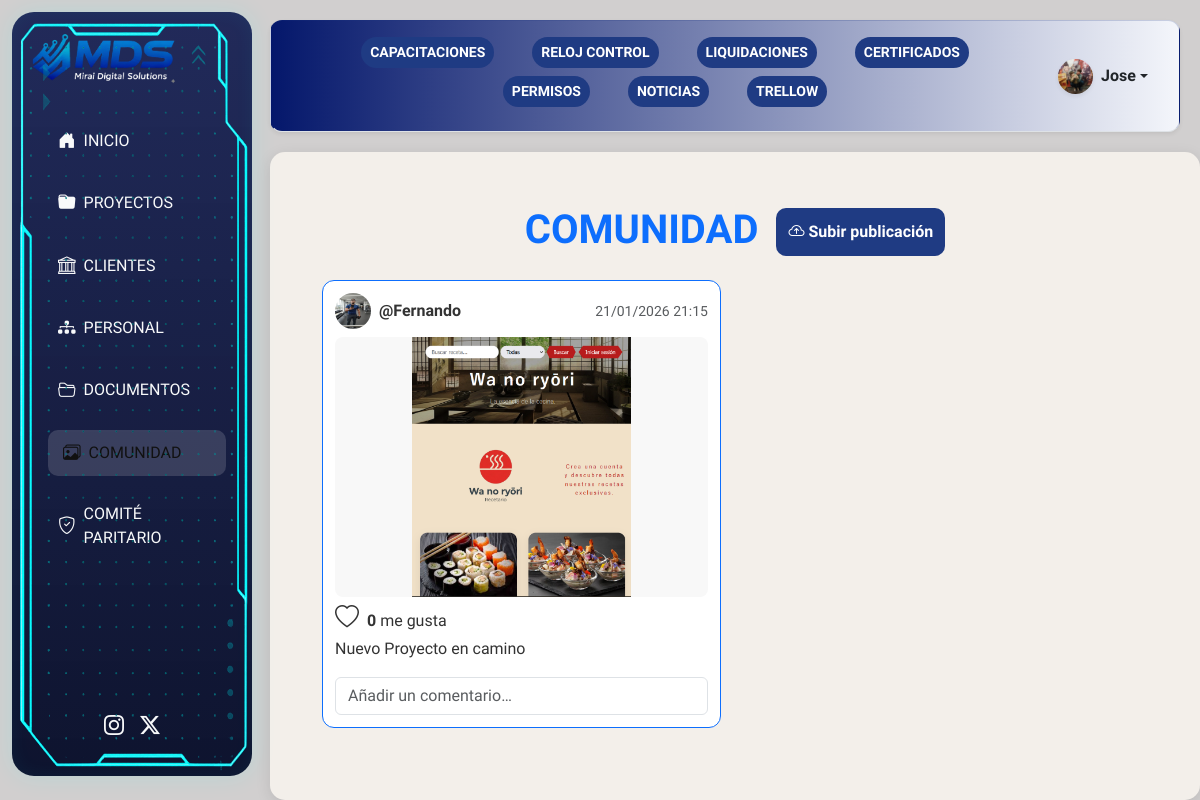
The app's page /social/ (signed in) with its own data.
### intranet/models.py (models this page shows, shortened)
class Perfil(models.Model):
    user = models.OneToOneField(User, on_delete=models.CASCADE, related_name="perfil")
    imagen = models.ImageField(upload_to="perfiles/", default="perfiles/perfil.png")
    fecha_nacimiento = models.DateField(null=True, blank=True)
    telefono = models.CharField(max_length=20, null=True, blank=True)
    run = models.CharField(max_length=10,unique=True,null=True,blank=True,verbose_name="RUN" )
    contacto_nombre = models.CharField(max_length=100, null=True, blank=True)
    contacto_telefono = models.CharField(max_length=20, null=True, blank=True)
    contacto_relacion = models.CharField(max_length=50, null=True, blank=True)
    contacto2_nombre = models.CharField(max_length=100, blank=True, null=True)
    contacto2_telefono = models.CharField(max_length=20, blank=True, null=True)
    contacto2_relacion = models.CharField(max_length=50, blank=True, null=True)
    estamento = models.ForeignKey(
        Estamento, on_delete=models.PROTECT, null=True, blank=True
    )
    cargo = models.ForeignKey(
        Cargo, on_delete=models.PROTECT, null=True, blank=True
    )
    unidad_fiscalia = models.ForeignKey(
        UnidadFiscalia, on_delete=models.PROTECT, null=True, blank=True
    )

class SocialPost(models.Model):
    autor = models.ForeignKey(User, on_delete=models.CASCADE)
    titulo = models.CharField(max_length=300, blank=True)
    imagen = models.ImageField(upload_to="social/img/", blank=True, null=True)
    video = models.FileField(upload_to="social/video/", blank=True, null=True)
    texto_logro = models.TextField(
        blank=True,
        null=True,
        help_text="Descripción breve del logro institucional"
    )
    fecha = models.DateTimeField(auto_now_add=True)
    aprobado = models.BooleanField(default=False)
    en_logros = models.BooleanField(default=False)
    def total_likes(self):
        return self.likes.count()

### intranet/views.py (the view)
# urls.py: path("social/", views.social_instagram, name="social_instagram"),
@login_required
def social_instagram(request):
    posts = SocialPost.objects.filter(aprobado=True).order_by("-fecha")
    historias = posts[:10]
    liked_ids = set(
        SocialLike.objects.filter(usuario=request.user, post__in=posts)
        .values_list("post_id", flat=True)
    )
    form = SocialPostForm()
    return render(request, "social/instagram.html", {
        "posts": posts,
        "historias": historias,
        "liked_ids": liked_ids,
        "form": form,
    })

### intranet/forms.py
class SocialPostForm(forms.ModelForm):
    class Meta:
        model = SocialPost
        fields = ["titulo", "imagen", "video"]

### intranet/templates/social/instagram.html (shortened to what this page needs)
{% extends 'social/base_social.html' %}
{% load static %}
{% block content %}
<div class="container py-4">
    <div class="text-end mb-4">
        <h1 class="text-center mb-3 fw-bold text-primary">
            COMUNIDAD
            <a href="{% url 'social_subir' %}" class="btn btn-primary fw-bold px-4 py-2 ms-2">
                <i class="bi bi-cloud-arrow-up"></i> Subir publicación
            </a>
        </h1>
    </div>
    <div class="posts-grid">
        {% for p in posts %}
        <div class="post-card">
            <div class="d-flex justify-content-between align-items-center mb-2">
                <div class="d-flex align-items-center">
                    {% if p.autor.perfil.imagen %}
                        <img src="{{ p.autor.perfil.imagen.url }}" class="avatar">
                    {% else %}
                        <img src="{% static 'img/user_default.png' %}" class="avatar">
                    {% endif %}
                    <strong class="ms-2">@{{ p.autor.username }}</strong>
                </div>
                <span class="text-muted small">{{ p.fecha|date:"d/m/Y H:i" }}</span>
              </div>
            <div class="media-area">
                {% if p.imagen %}
                    <img src="{{ p.imagen.url }}"
                         class="media-file clickable"
                         onclick="openStory('{{ p.imagen.url }}', null)">
                {% else %}
                    <div class="text-muted small">(Sin archivo multimedia)</div>
                {% endif %}
            </div>
            <div class="mt-2">
                <button class="btn-like"
                        onclick="toggleLike({{ p.id }})"
                        id="like-btn-{{ p.id }}">
                    {% if p.id in liked_ids %}
                        <i class="bi bi-heart-fill text-danger fs-4"></i>
                    {% else %}
                        <i class="bi bi-heart fs-4"></i>
                    {% endif %}
                </button>
                <span class="fw-bold ms-1" id="likes-count-{{ p.id }}">
                    {{ p.total_likes }}
                </span> me gusta
            </div>
            {% if p.titulo %}
            <p class="mt-1">{{ p.titulo }}</p>
            {% endif %}
            <form method="POST" action="{% url 'social_comentar' p.id %}">
                <input class="form-control mt-2"
                       name="texto"
                       placeholder="Añadir un comentario…">
            </form>
        </div>
        {% endfor %}
    </div>
</div>
{% endblock %}

### intranet/templates/base.html (shortened to what this page needs)
{% load static %}
<!doctype html>
<html lang="es" data-bs-theme="light">
<head>
  <link href="https://cdn.jsdelivr.net/npm/bootstrap@5.3.3/dist/css/bootstrap.min.css" rel="stylesheet">
  <link href="{% static 'styles.css' %}" rel="stylesheet">
  <link href="https://unpkg.com/aos@2.3.1/dist/aos.css" rel="stylesheet">
  <link href="https://cdn.jsdelivr.net/npm/bootstrap-icons@1.11.3/font/bootstrap-icons.css" rel="stylesheet">
</head>
<body class="d-flex flex-column min-vh-100">
  <nav class="sidebar d-flex flex-column align-items-start px-3">
    <a href="{% url 'inicio' %}" class="d-flex align-items-center mb-4 text-decoration-none text-white">
      <img src="{% static 'img/logo1.png' %}" alt="Logo Fiscalía" style="width:150px; height:auto;">
    </a>
    <ul class="nav flex-column w-100">
  <li class="nav-item"><a class="nav-link {% if '/inicio' in request.path %}active{% endif %}" href="/inicio/"><i class="bi bi-house-door-fill me-2"></i> INICIO</a></li>
<li class="nav-item">
    <a class="nav-link {% if '/proyecto/nuevo/' in request.path %}active{% endif %}"
       href="{% url 'gestion_catalogo' %}">
        <i class="bi bi-folder-fill me-2"></i> PROYECTOS
    </a>
</li>  <li class="nav-item"><a class="nav-link {% if '/cliente' in request.path %}active{% endif %}" href="/cliente/"><i class="bi bi-bank me-2"></i> CLIENTES</a></li>
  <li class="nav-item"><a class="nav-link {% if '/personal' in request.path %}active{% endif %}" href="/personal/"><i class="bi bi-diagram-3-fill me-2"></i> PERSONAL</a></li>
  <li class="nav-item"><a class="nav-link {% if '/documentos' in request.path %}active{% endif %}" href="/documentos/"><i class="bi bi-folder2-open me-2"></i> DOCUMENTOS</a></li>
  <li class="nav-item"><a class="nav-link {% if '/social' in request.path %}active{% endif %}" href="{% url 'social_home' %}"><i class="bi bi-images me-2"></i>COMUNIDAD</a></li>
  <li class="nav-item"><a class="nav-link {% if '/comite-paritario/' in request.path %}active{% endif %}" href="{% url 'comite_paritario' %}"><i class="bi bi-shield-check me-2"></i> COMITÉ PARITARIO</a>
</li>
</ul>
      <div class="mt-auto d-flex justify-content-center w-100 mb-3">
        <a href="https://www.instagram.com/fiscalia_sur/" target="_blank" class="text-light me-3"><i class="bi bi-instagram fs-5"></i></a>
        <a href="https://x.com/Fiscalia__Sur" target="_blank" class="text-light"><i class="bi bi-twitter-x fs-5"></i></a>
      </div>
  </nav>
  <header class="top-header d-flex justify-content-between align-items-center px-3 py-3 border-bottom shadow-sm"
        style="background: linear-gradient(90deg, #04176b 0%, #f4f6fb 100%); border-radius: 12px;">
   <div class="d-flex flex-wrap justify-content-center gap-2 mb-2">
    <a href="#" target="_blank"><button class="btn btn-sm fw-semibold text-white" style="background-color:#1f3b83;border-radius:20px;">CAPACITACIONES</button></a>
    <a href="#" target="_blank"><button class="btn btn-sm fw-semibold text-white" style="background-color:#1f3b83;border-radius:20px;">RELOJ CONTROL</button></a>
    <a href="#" target="_blank"><button class="btn btn-sm fw-semibold text-white" style="background-color:#1f3b83;border-radius:20px;">LIQUIDACIONES</button></a>
    <a href="#" target="_blank"><button class="btn btn-sm fw-semibold text-white" style="background-color:#1f3b83;border-radius:20px;">CERTIFICADOS</button></a>
    <a href="#" target="_blank"><button class="btn btn-sm fw-semibold text-white" style="background-color:#1f3b83;border-radius:20px;">PERMISOS</button></a>
    <a href="{% url 'noticias_listado' %}" class="btn btn-sm fw-semibold text-white {% if '/noticias' in request.path %}active{% endif %}" style="background-color:#1f3b83;border-radius:20px;"> NOTICIAS</a>
    <a href="https://trello.com/b/ya8w1XjN/inventario" target="_blank"><button class="btn btn-sm fw-semibold text-white" style="background-color:#1f3b83;border-radius:20px;">TRELLOW</button></a>
   </div>
    {% if user.is_authenticated %}
    <div class="d-flex align-items-center">
      <div class="dropdown">
        <a class="d-flex align-items-center text-decoration-none text-dark dropdown-toggle fw-semibold"
           href="#" data-bs-toggle="dropdown">
          {% if user.perfil.imagen %}
            <img src="{{ user.perfil.imagen.url }}" class="rounded-circle me-2 shadow-sm" width="35" height="35" style="object-fit: cover;">
          {% else %}
            <img src="/media/perfiles/perfil.png" class="rounded-circle me-2 shadow-sm" width="35" height="35" style="object-fit: cover;">
          {% endif %}
          <span>{{ user.first_name|default:user.username }}</span>
        </a>
      </div>
    </div>
    {% endif %}
  </header>
  <main class="main-content flex-grow-1">
    {% block content %}{% endblock %}
  </main>
</body>
</html>

### intranet/static/styles.css (style rules this page uses)
* { margin: 0; padding: 0; box-sizing: border-box; }
body { font-family: 'Source Sans 3', sans-serif; background-color: #d1cfcf !important; color: #333; overflow-x: hidden; }
.sidebar { position: fixed; top: 12px; left: 12px; height: calc(100vh - 36px); width: 240px; background: linear-gradient( 180deg, rgba(18, 28, 80, 0.92), rgba(6, 12, 40, 0.96) ); color: #f1f5ff; padding: 20px 18px; border-radius: 22px; box-shadow: 0 0 25px rgba(0, 255, 255, 0.12), inset 0 0 20px rgba(0, 255, 255, 0.05); transition: all 0.35s ease; z-index: 1030; overflow: hidden; }
.sidebar::before { content: ""; position: absolute; inset: 0; background: url("/static/img/nav.png") no-repeat center center; background-size: 100% 100%; pointer-events: none; z-index: 1; }
.sidebar .nav-link { color: #f8f9fa; font-weight: 500; margin: 8px 15px; padding: 10px 15px; border-radius: 10px; transition: all 0.3s ease; display: flex; align-items: center; }
.sidebar .nav-link i { margin-right: 10px; font-size: 1.1rem; }
.sidebar .nav-link:hover, .sidebar .nav-link.active { background-color: rgba(255, 255, 255, 0.15); color: #111111; transform: translateX(5px); }
.top-header { position: relative; margin-left: 270px; margin-top: 20px; margin-right: 20px; background: linear-gradient(rgba(255, 255, 255, 0.92), rgba(245,245,245,0.92)); border: 1px solid rgba(31, 59, 131, 0.2); border-bottom: 2px solid #1f3b83; border-radius: 15px; padding: 12px 25px; box-shadow: 0 4px 20px rgba(0, 0, 0, 0.2); backdrop-filter: blur(6px); z-index: 1025; display: flex; justify-content: space-between; align-items: center; transition: all 0.3s ease; }
.top-header a { color: #1f3b83; font-weight: 600; margin: 0 15px; text-decoration: none; transition: all 0.3s ease; }
.main-content { margin-left: 270px; margin-top: 20px; padding: 30px 40px; background: #f3efea; border-radius: 15px; box-shadow: 0 4px 15px rgba(0, 0, 0, 0.1); display: block; min-height: calc(100vh - 200px); transition: all 0.4s ease; }
.btn-primary { background: #1f3b83 !important; border: none !important; border-radius: 10px !important; padding: 12px !important; font-weight: 600 !important; }

### intranet/templates/social/instagram.html (style rules this page uses)
.posts-grid { display: grid; grid-template-columns: repeat(auto-fill, minmax(280px,1fr)); gap: 28px; }
.post-card { border: 1px solid #0d6efd; border-radius: 12px; padding: 12px; background: white; }
.avatar { width: 36px; height: 36px; border-radius: 50%; }
.media-area { width: 100%; height: 260px; background: #f8f8f8; border-radius: 8px; display: flex; align-items: center; justify-content: center; overflow: hidden; }
.media-file { max-width: 100%; max-height: 100%; object-fit: contain; }
.clickable { cursor: zoom-in; }
.btn-like { all: unset; cursor: pointer; display: inline-flex; align-items: center; justify-content: center; margin: 0; padding: 0; line-height: 1; }
.btn-like i { margin: 0; padding: 0; line-height: 1; }

### records on screen
SocialPost: autor.perfil.imagen (picture), autor.username "Fernando", fecha "21/01/2026 21:15", imagen (picture), total_likes "0", titulo "Nuevo Proyecto en camino"

### other values on screen
{{ user.first_name|default:user.username }} "Jose"
